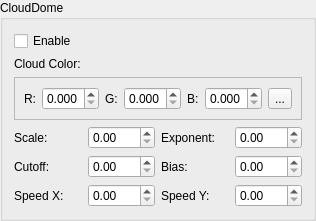
         <widget class="QGroupBox" name="cloudDomeGroupBox" >
          <property name="title" >
           <string>CloudDome</string>
          </property>
          <layout class="QGridLayout" name="gridLayout_26" >
           <item row="5" column="0" >
            <widget class="QLabel" name="label_85" >
             <property name="text" >
              <string>Scale:</string>
             </property>
            </widget>
           </item>
           <item row="5" column="1" >
            <widget class="QDoubleSpinBox" name="cloudDomeScaleEdit" >
             <property name="singleStep" >
              <double>0.100000000000000</double>
             </property>
            </widget>
           </item>
           <item row="5" column="2" >
            <widget class="QLabel" name="label_86" >
             <property name="text" >
              <string>Exponent:</string>
             </property>
            </widget>
           </item>
           <item row="5" column="3" >
            <widget class="QDoubleSpinBox" name="cloudDomeExpEdit" >
             <property name="singleStep" >
              <double>0.100000000000000</double>
             </property>
            </widget>
           </item>
           <item row="6" column="0" >
            <widget class="QLabel" name="label_87" >
             <property name="text" >
              <string>Cutoff:</string>
             </property>
            </widget>
           </item>
           <item row="6" column="1" >
            <widget class="QDoubleSpinBox" name="cloudDomeCutoffEdit" >
             <property name="singleStep" >
              <double>0.100000000000000</double>
             </property>
            </widget>
           </item>
           <item row="6" column="2" >
            <widget class="QLabel" name="label_90" >
             <property name="text" >
              <string>Bias:</string>
             </property>
            </widget>
           </item>
           <item row="6" column="3" >
            <widget class="QDoubleSpinBox" name="cloudDomeBiasEdit" >
             <property name="singleStep" >
              <double>0.100000000000000</double>
             </property>
            </widget>
           </item>
           <item row="7" column="0" >
            <widget class="QLabel" name="label_88" >
             <property name="text" >
              <string>Speed X:</string>
             </property>
            </widget>
           </item>
           <item row="7" column="1" >
            <widget class="QDoubleSpinBox" name="cloudDomeXEdit" >
             <property name="singleStep" >
              <double>0.100000000000000</double>
             </property>
            </widget>
           </item>
           <item row="7" column="2" >
            <widget class="QLabel" name="label_89" >
             <property name="text" >
              <string>Speed Y:</string>
             </property>
            </widget>
           </item>
           <item row="7" column="3" >
            <widget class="QDoubleSpinBox" name="cloudDomeYEdit" >
             <property name="singleStep" >
              <double>0.100000000000000</double>
             </property>
            </widget>
           </item>
           <item row="2" column="0" colspan="4" >
            <widget class="QFrame" name="frame_11" >
             <property name="frameShape" >
              <enum>QFrame::StyledPanel</enum>
             </property>
             <property name="frameShadow" >
              <enum>QFrame::Plain</enum>
             </property>
             <layout class="QHBoxLayout" name="horizontalLayout_10" >
              <item>
               <widget class="QLabel" name="label_91" >
                <property name="text" >
                 <string>R:</string>
                </property>
               </widget>
              </item>
              <item>
               <widget class="QDoubleSpinBox" name="cloudDomeRedEdit" >
                <property name="decimals" >
                 <number>3</number>
                </property>
                <property name="maximum" >
                 <double>1.000000000000000</double>
                </property>
                <property name="singleStep" >
                 <double>0.100000000000000</double>
                </property>
               </widget>
              </item>
              <item>
               <widget class="QLabel" name="label_92" >
                <property name="text" >
                 <string>G:</string>
                </property>
               </widget>
              </item>
              <item>
               <widget class="QDoubleSpinBox" name="cloudDomeGreenEdit" >
                <property name="decimals" >
                 <number>3</number>
                </property>
                <property name="maximum" >
                 <double>1.000000000000000</double>
                </property>
                <property name="singleStep" >
                 <double>0.100000000000000</double>
                </property>
               </widget>
              </item>
              <item>
               <widget class="QLabel" name="label_93" >
                <property name="text" >
                 <string>B:</string>
                </property>
               </widget>
              </item>
              <item>
               <widget class="QDoubleSpinBox" name="cloudDomeBlueEdit" >
                <property name="decimals" >
                 <number>3</number>
                </property>
                <property name="maximum" >
                 <double>1.000000000000000</double>
                </property>
                <property name="singleStep" >
                 <double>0.100000000000000</double>
                </property>
               </widget>
              </item>
              <item>
               <widget class="QToolButton" name="cloudDomeColorButton" >
                <property name="text" >
                 <string>...</string>
                </property>
               </widget>
              </item>
             </layout>
            </widget>
           </item>
           <item row="0" column="0" >
            <widget class="QCheckBox" name="cloudDomeEnableToggle" >
             <property name="text" >
              <string>Enable</string>
             </property>
            </widget>
           </item>
           <item row="1" column="0" >
            <widget class="QLabel" name="label_94" >
             <property name="text" >
              <string>Cloud Color:</string>
             </property>
            </widget>
           </item>
          </layout>
         </widget>
